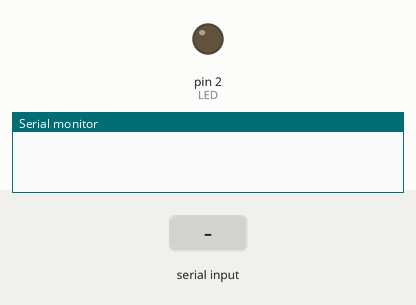
Recording of a sketch running on a simulated Arduino Uno, built with avr-gcc and run on an emulated ATmega328P. Parts: output pins drawn as LEDs (lit = HIGH), the last lines printed to the serial monitor. Dashed ring = blinking. The test bench sets the inputs (shaded band).

Above: at 1.2 s.
1.3 s: byte 90 received over Serial
At 2.13 s:
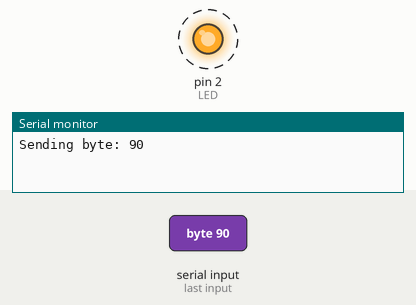
Timing chart, 0 to 10.3 s (numbered marks = the images above; inputs shaded):
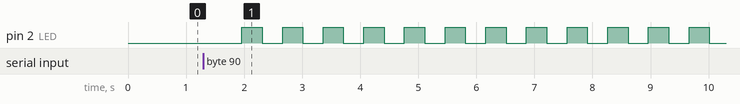

The sketch:

LED_SendSimple.ino
```cpp
//init variables
int LED = 2;
int incomingByte, ByteToSend;
int SerialCounter = -1;
//serial input buffer used as a stack
int SerialBuffer[10];
int MaxValue = 4;
int ClockCounter = 0;
boolean state = 0;
int BitsToSend = -1;


void setup() {
  //init serial interface
  Serial.begin(9600);
  pinMode(LED, OUTPUT);
}

void loop() {
  //read serial input if available
  if(Serial.available() > 0){
    incomingByte = Serial.read();
    if (incomingByte >= 32){
      //increment serial counter
      SerialCounter++;
      //store recieved byte from serial into stack buffer
      SerialBuffer[SerialCounter] = incomingByte;
    }
  }
  ClockCounter++;
  if(ClockCounter >= MaxValue){
    ClockCounter = 0;
    state = !state;
    //if serial buffer is not empty
    if(SerialCounter > -1){
      //if current byte to send is not set
      if(BitsToSend <= -1){
        //set byte to send
        BitsToSend = SerialBuffer[SerialCounter];
        Serial.print("Sending byte: ");
        Serial.println(BitsToSend);
      }else{
        digitalWrite(LED, state);
        delay(70);
        //if led is on
        if(state){
          //decrease bit to send
          BitsToSend--;
          //if byte is sent, finish transmission
          if(BitsToSend <= 0){
            BitsToSend = -1;
            SerialCounter--;
            delay(4*70);
            digitalWrite(LED, LOW);
            delay(5000);
          }
        }
      }
    }
  }
  delay(70);
}
```

Measured:
- after the input at 1.3 s, pin 2 (LED): alternates HIGH for 0.35 s and LOW for 0.35 s, starting after 0.66 s
